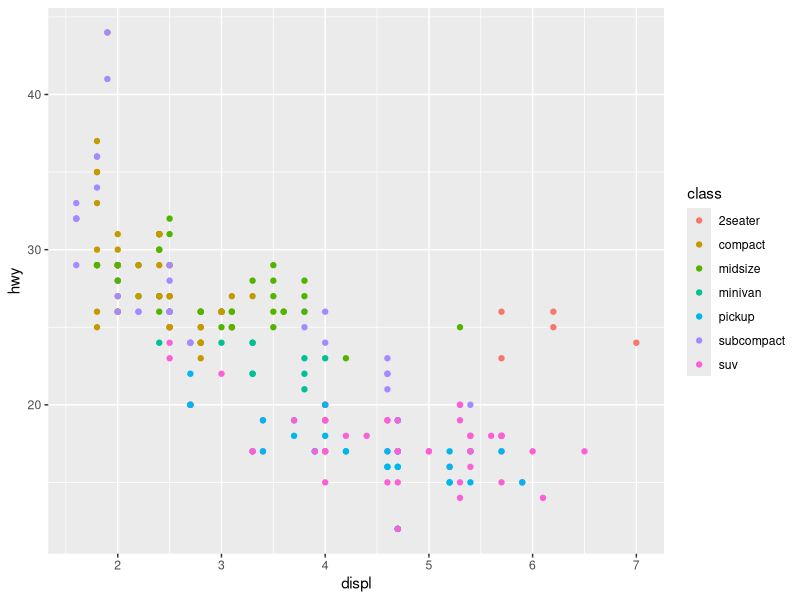
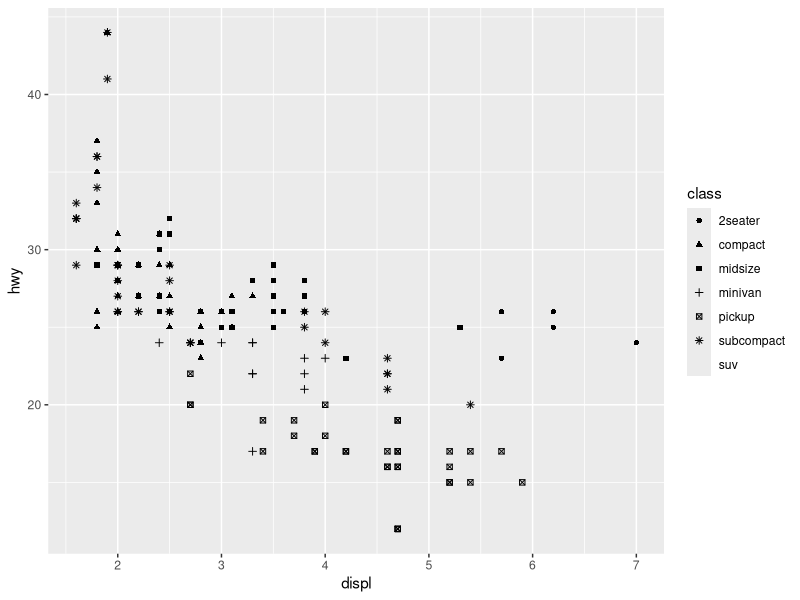
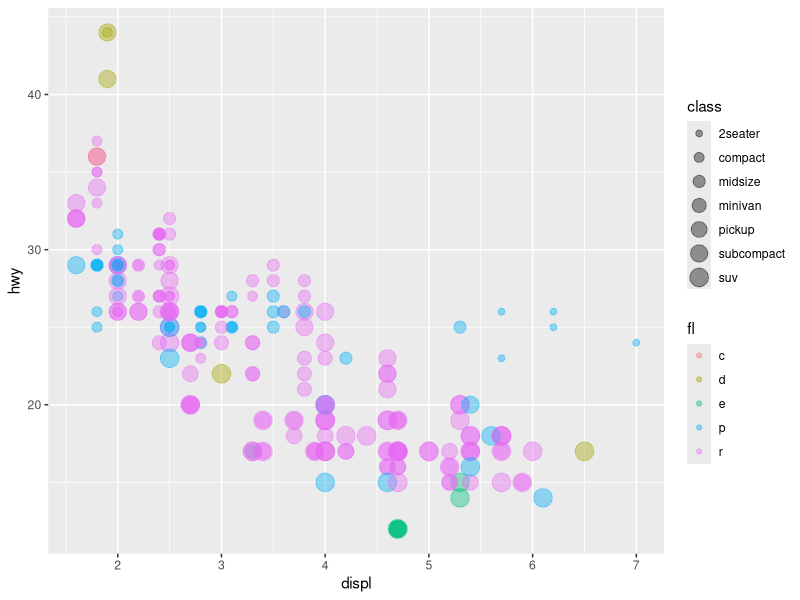
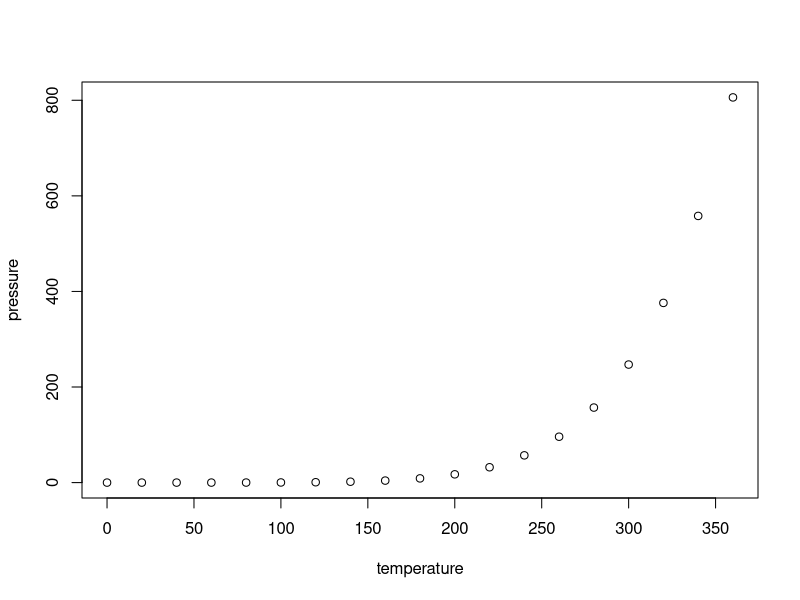

Here is the R script that generated these plots, in order:
## ---- chunk 1
knitr::opts_chunk$set(echo = TRUE)
## ---- chunk 2
library(tidyverse)


mpg
g <- ggplot(data=mpg, aes(x=displ,y=hwy))+
 geom_point()

## ---- chunk 3
g <- ggplot(data=mpg, aes(x=displ,y=hwy, color=class)) +
 geom_point()
g

## ---- chunk 4
g <- ggplot(data=mpg, aes(x=displ,y=hwy, shape=class))+
 geom_point()
g

## ---- chunk 5
g <- ggplot(data=mpg, aes(x=displ,y=hwy, size=class,color=fl))+
 geom_point(alpha=0.4)
g
## ---- chunk 6
plot(pressure)
